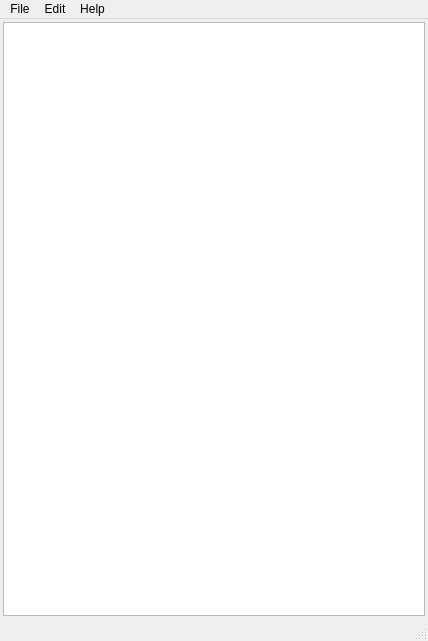
<?xml version="1.0" encoding="UTF-8"?>
<ui version="4.0">
 <class>MainWindow</class>
 <widget class="QMainWindow" name="MainWindow">
  <property name="geometry">
   <rect>
    <x>0</x>
    <y>0</y>
    <width>428</width>
    <height>641</height>
   </rect>
  </property>
  <property name="minimumSize">
   <size>
    <width>295</width>
    <height>340</height>
   </size>
  </property>
  <property name="windowTitle">
   <string>MainWindow</string>
  </property>
  <widget class="QWidget" name="centralwidget">
   <property name="sizePolicy">
    <sizepolicy hsizetype="Maximum" vsizetype="Maximum">
     <horstretch>1</horstretch>
     <verstretch>1</verstretch>
    </sizepolicy>
   </property>
   <layout class="QGridLayout" name="gridLayout">
    <property name="leftMargin">
     <number>3</number>
    </property>
    <property name="topMargin">
     <number>3</number>
    </property>
    <property name="rightMargin">
     <number>3</number>
    </property>
    <property name="bottomMargin">
     <number>3</number>
    </property>
    <property name="horizontalSpacing">
     <number>1</number>
    </property>
    <property name="verticalSpacing">
     <number>3</number>
    </property>
    <item row="0" column="1">
     <widget class="QTreeView" name="treeView">
      <property name="selectionMode">
       <enum>QAbstractItemView::ExtendedSelection</enum>
      </property>
      <property name="rootIsDecorated">
       <bool>true</bool>
      </property>
      <property name="sortingEnabled">
       <bool>false</bool>
      </property>
      <property name="animated">
       <bool>false</bool>
      </property>
      <property name="headerHidden">
       <bool>true</bool>
      </property>
      <attribute name="headerVisible">
       <bool>false</bool>
      </attribute>
     </widget>
    </item>
   </layout>
  </widget>
  <widget class="QMenuBar" name="menubar">
   <property name="geometry">
    <rect>
     <x>0</x>
     <y>0</y>
     <width>428</width>
     <height>21</height>
    </rect>
   </property>
   <widget class="QMenu" name="menuFile">
    <property name="title">
     <string>File</string>
    </property>
    <addaction name="actionFileOpen"/>
    <addaction name="actionFileSave"/>
    <addaction name="actionFileSaveAs"/>
    <addaction name="separator"/>
    <addaction name="actionFileExit"/>
   </widget>
   <widget class="QMenu" name="menuHelp">
    <property name="title">
     <string>Help</string>
    </property>
    <addaction name="actionHelpAbout"/>
   </widget>
   <widget class="QMenu" name="menuEdit">
    <property name="title">
     <string>Edit</string>
    </property>
    <addaction name="actionSelectionOpen"/>
    <addaction name="actionSelectionCopy"/>
    <addaction name="actionSelectionCut"/>
    <addaction name="actionSelectionDelete"/>
   </widget>
   <addaction name="menuFile"/>
   <addaction name="menuEdit"/>
   <addaction name="menuHelp"/>
  </widget>
  <widget class="QStatusBar" name="statusBar"/>
  <action name="actionFileOpen">
   <property name="text">
    <string>Open..</string>
   </property>
   <property name="shortcut">
    <string>Ctrl+O</string>
   </property>
  </action>
  <action name="actionFileSave">
   <property name="text">
    <string>Save</string>
   </property>
   <property name="shortcut">
    <string>Ctrl+S</string>
   </property>
  </action>
  <action name="actionFileSaveAs">
   <property name="text">
    <string>Save as..</string>
   </property>
   <property name="shortcut">
    <string>Ctrl+Shift+S</string>
   </property>
  </action>
  <action name="actionFileExit">
   <property name="text">
    <string>Exit</string>
   </property>
   <property name="shortcut">
    <string>Ctrl+W</string>
   </property>
  </action>
  <action name="actionHelpAbout">
   <property name="text">
    <string>About</string>
   </property>
  </action>
  <action name="actionSelectionOpen">
   <property name="text">
    <string>Open</string>
   </property>
   <property name="shortcut">
    <string>Return, Enter</string>
   </property>
  </action>
  <action name="actionSelectionCopy">
   <property name="text">
    <string>Copy</string>
   </property>
   <property name="shortcut">
    <string>Ctrl+C</string>
   </property>
  </action>
  <action name="actionSelectionCut">
   <property name="text">
    <string>Cut</string>
   </property>
   <property name="shortcut">
    <string>Ctrl+X</string>
   </property>
  </action>
  <action name="actionSelectionDelete">
   <property name="text">
    <string>Delete</string>
   </property>
   <property name="shortcut">
    <string>Del</string>
   </property>
  </action>
 </widget>
 <resources/>
 <connections>
  <connection>
   <sender>actionFileOpen</sender>
   <signal>triggered()</signal>
   <receiver>MainWindow</receiver>
   <slot>onFileOpenClick()</slot>
   <hints>
    <hint type="sourcelabel">
     <x>-1</x>
     <y>-1</y>
    </hint>
    <hint type="destinationlabel">
     <x>452</x>
     <y>312</y>
    </hint>
   </hints>
  </connection>
  <connection>
   <sender>actionFileSave</sender>
   <signal>triggered()</signal>
   <receiver>MainWindow</receiver>
   <slot>onFileSaveClick()</slot>
   <hints>
    <hint type="sourcelabel">
     <x>-1</x>
     <y>-1</y>
    </hint>
    <hint type="destinationlabel">
     <x>213</x>
     <y>320</y>
    </hint>
   </hints>
  </connection>
  <connection>
   <sender>actionSelectionDelete</sender>
   <signal>triggered()</signal>
   <receiver>MainWindow</receiver>
   <slot>onSelectionDeleteClick()</slot>
   <hints>
    <hint type="sourcelabel">
     <x>-1</x>
     <y>-1</y>
    </hint>
    <hint type="destinationlabel">
     <x>213</x>
     <y>320</y>
    </hint>
   </hints>
  </connection>
 </connections>
 <slots>
  <slot>onFileOpenClick()</slot>
  <slot>onFileSaveClick()</slot>
  <slot>onSelectionDeleteClick()</slot>
 </slots>
</ui>
